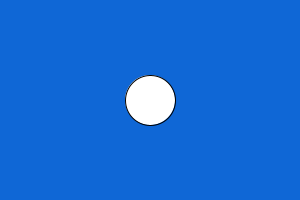
Frame 1 (no input)
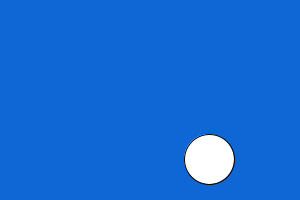
Frame 60 (the mouse pressed at the canvas centre just before this capture)
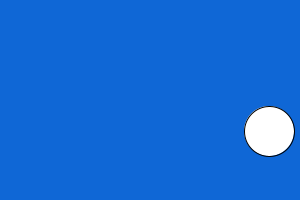
Frame 120 (the mouse held since frame 60 and released just before this capture)

The Processing sketch that drew these frames (run headless with seeded random() and noise(); from frame 60 on, the mouse is pressed at the canvas centre):

// Processing sketch: blo_slutt
// ── blo_slutt.pde
float x = 150;
float y = 100;
float hastighet_till_hoger = 1;
float hastighet_nerat = 1;

void setup()
{
  size(300, 200);
}

void draw()
{
  background(#0F67D6);
  ellipse(x, y, 50, 50);
  x = x + hastighet_till_hoger;
  y = y + hastighet_nerat;
  if (x > 275)
  {
    hastighet_till_hoger = -hastighet_till_hoger;
  }
  if (x < 25)
  {
    hastighet_till_hoger = -hastighet_till_hoger;
  }
  if (y > 175)
  {
    hastighet_nerat = -hastighet_nerat;
  }
  if (y < 175)
  {
    hastighet_nerat = -hastighet_nerat;
  }
  if (y>17)
{
      hastighet_nerat = -hastighet_nerat;
}
}
